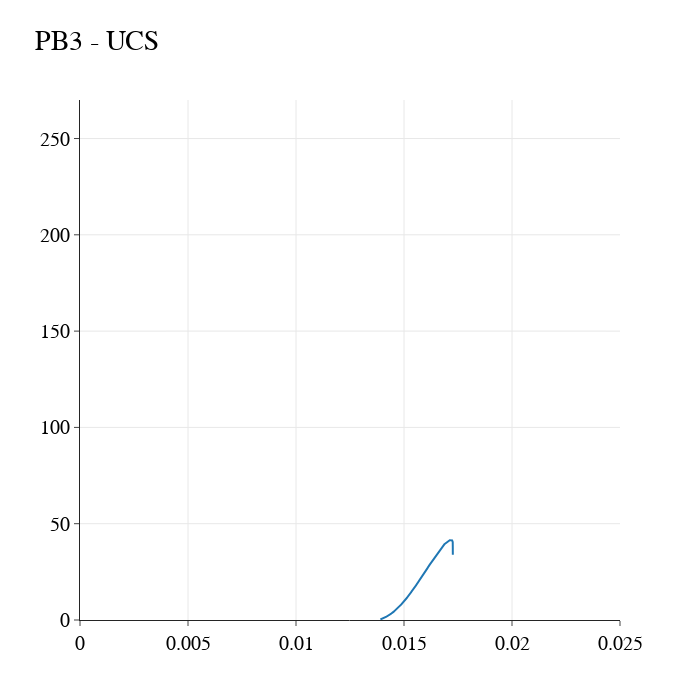

Notebook source saved alongside this figure:
### Code cell
### All info
# plt.plot(strain1,stress_offset)
fig = go.Figure()
fig.add_trace(go.Scatter(x=strain1, y=stress1))
# fig.add_trace(go.Scatter(x=strain1, y=stress_offset))

# fig.add_annotation(x=x, y=y,
#             text="Strain={:.4f}, Stress={:.4f}".format(x, y),
#             showarrow=True,
#             xanchor="right",
#             arrowhead=1)
            
# fig.add_annotation(x=xi, y=2,
#             text=ElasticM,
#             showarrow=False,
#             arrowhead=1)

# fig.add_annotation(x=xi, y=0,
#             text=FractS,
#             showarrow=False,
#             arrowhead=1)


# fig.add_annotation(x=xi, y=yi,
#             text="Strain={:.4f}, Stress={:.4f}".format(x1, y1),
#             xanchor="right",
#             showarrow=True,
#             arrowhead=1)

# fig.update_layout(showlegend=False, autosize=False, width=700, height=700, 
#     title="All info",
#     xaxis_title="Strain Ax [-]",
#     yaxis_title="Stress [MPa]",
#     font=dict(
#         family="New Times Roman",
#         size=15,
#         color="RebeccaPurple"))

fig.update_yaxes(showgrid=True)
fig.update_xaxes(showgrid=True)
fig.update_layout(template="simple_white", width=700, height=700, yaxis=dict(range=[0, 270]),# customize font and legend orientation & position
                  xaxis=dict(range=[0, 0.025]), title='PB3 - UCS',
    font=dict(
        family="Times New Roman",
        size=20,
        color="Black"),
    legend=dict(title=None, orientation="h", y=1, yanchor="bottom", x=0.5, xanchor="center"))
# fig.update_traces(textposition='top center')
fig.show()

# fig.write_html("Graphs/PB2_UCS/PB2_Results.html")

### Figure 1 — Plotly figure (JSON) as saved in the notebook; plotly's stock layout.template omitted (floating-point values rounded to 4 significant figures; data arrays with more than 128 entries replaced by an {"elided": "..."} marker saying what was removed)
{"data": [{"type": "scatter", "x": {"elided": "1925 float values"}, "y": {"elided": "1925 float values"}}], "layout": {"font": {"color": "Black", "family": "Times New Roman", "size": 20}, "height": 700, "legend": {"orientation": "h", "title": {}, "x": 0.5, "xanchor": "center", "y": 1, "yanchor": "bottom"}, "title": {"text": "PB3 - UCS"}, "width": 700, "xaxis": {"range": [0, 0.025], "showgrid": true}, "yaxis": {"range": [0, 270], "showgrid": true}}}
